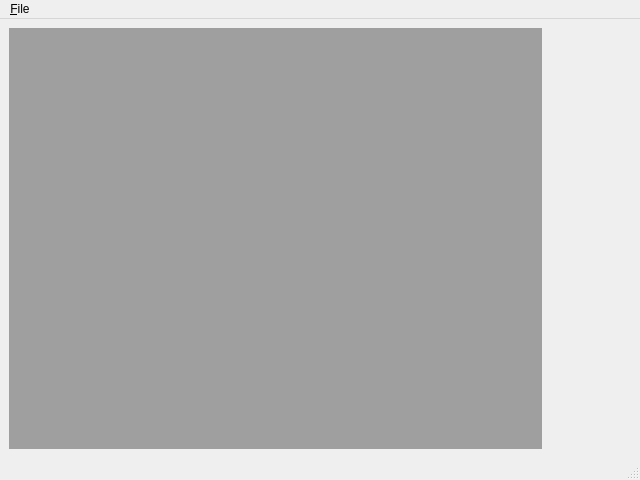
<?xml version="1.0" encoding="UTF-8"?>
<ui version="4.0">
 <class>UNK</class>
 <widget class="QMainWindow" name="UNK">
  <property name="geometry">
   <rect>
    <x>0</x>
    <y>0</y>
    <width>640</width>
    <height>480</height>
   </rect>
  </property>
  <property name="windowTitle">
   <string>MainWindow</string>
  </property>
  <widget class="QWidget" name="centralwidget">
   <layout class="QFormLayout" name="formLayout">
    <item row="0" column="0">
     <widget class="QMdiArea" name="mdiArea"/>
    </item>
   </layout>
  </widget>
  <widget class="QMenuBar" name="menubar">
   <property name="geometry">
    <rect>
     <x>0</x>
     <y>0</y>
     <width>640</width>
     <height>21</height>
    </rect>
   </property>
   <widget class="QMenu" name="menu_File">
    <property name="title">
     <string>&amp;File</string>
    </property>
    <addaction name="action_New"/>
    <addaction name="action_Open"/>
    <addaction name="separator"/>
    <addaction name="action_Save"/>
    <addaction name="separator"/>
    <addaction name="actionE_xit"/>
   </widget>
   <addaction name="menu_File"/>
  </widget>
  <widget class="QStatusBar" name="statusbar"/>
  <action name="action_New">
   <property name="text">
    <string>&amp;New</string>
   </property>
  </action>
  <action name="action_Open">
   <property name="text">
    <string>&amp;Open</string>
   </property>
  </action>
  <action name="action_Save">
   <property name="text">
    <string>&amp;Save</string>
   </property>
  </action>
  <action name="actionE_xit">
   <property name="text">
    <string>E&amp;xit</string>
   </property>
  </action>
 </widget>
 <resources/>
 <connections/>
</ui>
